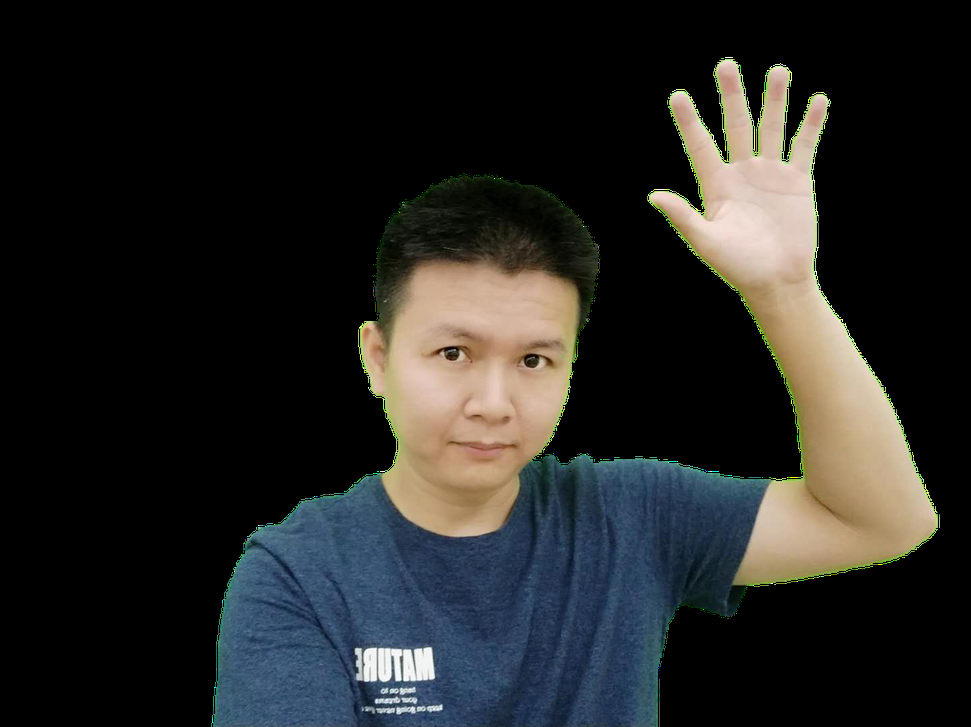
#> input picture pic 1.png, 971 x 727 px, shrunk from 1442 x 1080 before the run, found by its file name
$ python manjun.py
#> lines starting #> are read from the running program, lines starting #| are printed output that depends on the picture; after the words box and inside, x2 and y2 are one past the last pixel; in counts of white or black regions, pixels touching at a corner belong together
import cv2
import numpy as np

# Load the images
img = cv2.imread(r"C:\Users\s\OneDrive\Desktop\manjunath\pic 1.png")
#> img is the input picture: shape (727, 971, 3); mean B, G, R 35.9, 37.6, 37.3
bg = cv2.imread(r"C:\Users\s\OneDrive\Desktop\manjunath\pic 2.jpg")
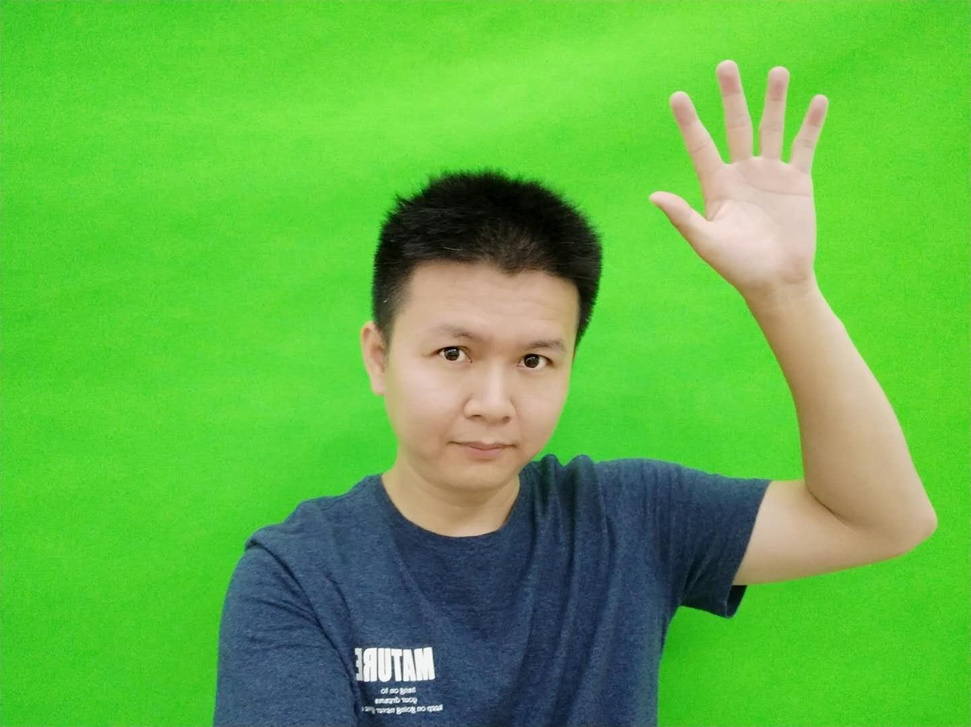
#> input picture pic 2.jpg, 971 x 727 px, shrunk from 1442 x 1080 before the run, found by its file name
#> bg is the input picture: shape (727, 971, 3); mean B, G, R 68.9, 179.8, 95.7

# Convert the images to HSV color space
hsv = cv2.cvtColor(img, cv2.COLOR_BGR2HSV)
#> hsv: shape (727, 971, 3); mean H, S, V 20.2, 36.5, 45.3
bg_hsv = cv2.cvtColor(bg, cv2.COLOR_BGR2HSV)
#> bg_hsv: shape (727, 971, 3); mean H, S, V 55.6, 166.8, 187.5

# Threshold the HSV images to isolate the green screen
lower_green = np.array([50, 100, 100])
upper_green = np.array([70, 255, 255])
mask = cv2.inRange(hsv, lower_green, upper_green)
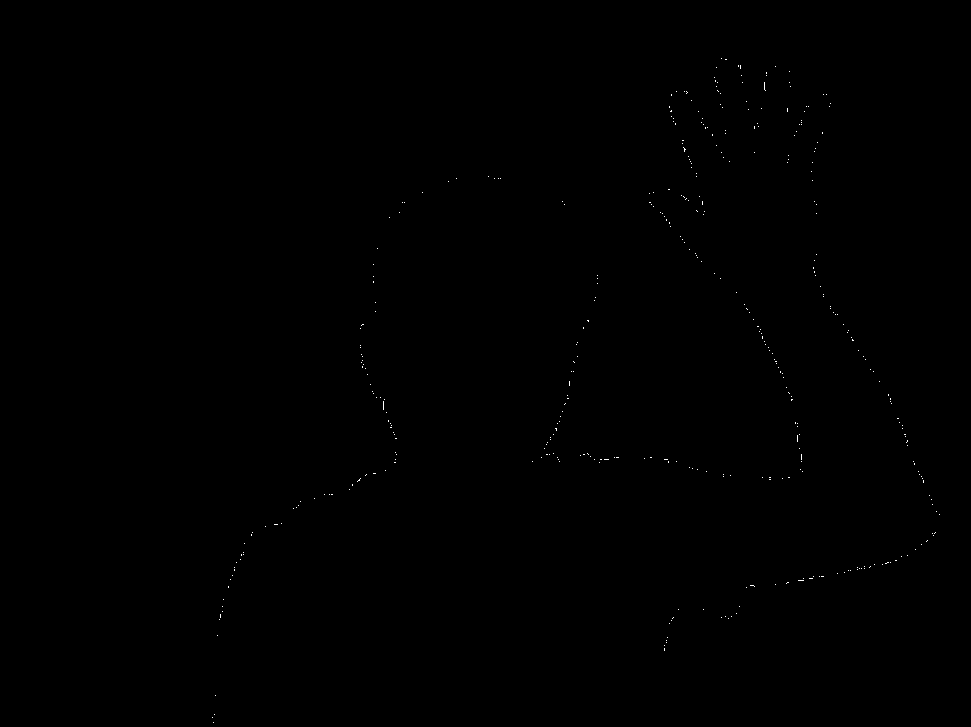
#> mask: shape (727, 971); 0.08% white in thin lines or dots, all inside (x1, y1, x2, y2) = (212, 58, 940, 723)

# Apply the mask to the original image
masked_img = cv2.bitwise_and(img, img, mask=mask)

# Replace the green screen with the background image
result = cv2.bitwise_or(masked_img, bg)

# Display the results
cv2.imshow('Original Image', img)
cv2.imshow('Masked Image', masked_img)
cv2.imshow('Result', result)
cv2.waitKey(0)
cv2.destroyAllWindows()
